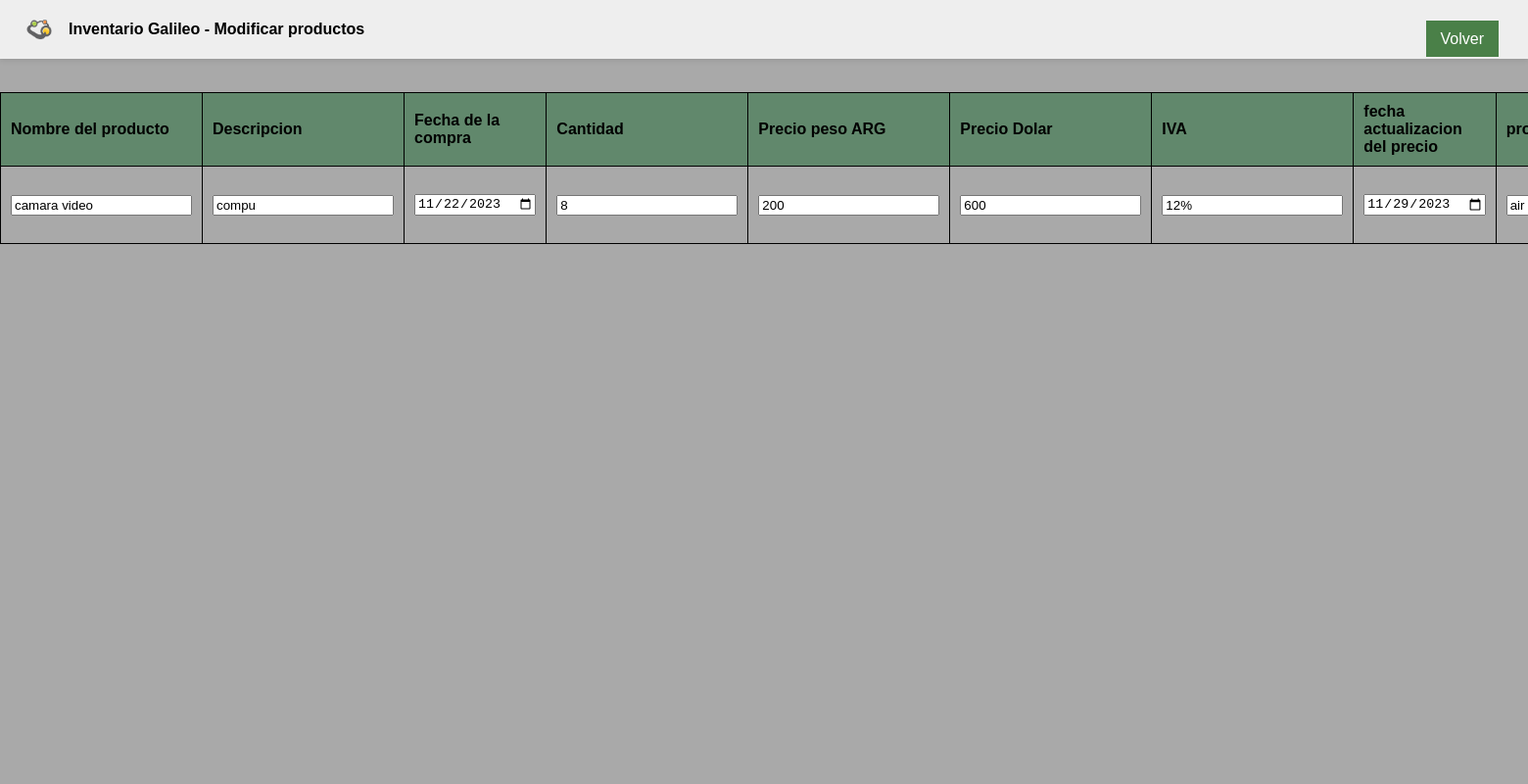
The page /modificar.php?id=55 on the database its author committed.
### tables this page shows
CREATE TABLE `datos` (
  `id` int(11) NOT NULL,
  `nombre_del_producto` varchar(45) NOT NULL,
  `descripcion` varchar(100) NOT NULL,
  `fecha_de_la_compra` date NOT NULL,
  `cantidad` int(100) NOT NULL,
  `precio_peso_ARG` decimal(65,0) NOT NULL,
  `precio_dolar` decimal(65,0) NOT NULL,
  `IVA` varchar(100) NOT NULL,
  `fecha_actualizacion_precio` date NOT NULL,
  `proveedor` varchar(100) NOT NULL
);

### modificar.php (the view, shortened to what this page needs)
<!DOCTYPE html>
<html>
<head>
  <link rel="stylesheet" type="text/css" href="stylesadmin.css">
  <link rel="stylesheet" href="style.css">
</head>
<body>
    <nav>
    <div class="navbar">
        <div class="navbar-left">
        <div class="hospital-icon"></div>
            <div class="hospital-name">Inventario Galileo - Modificar productos</div>
        </div>
    <div class="button-container">
      <a href="paginaprincipal.php" class="button">Volver</a>
    </div>
    </nav>
    <br>
    <br>
    <br>
<center>
  <table id="dataTable">
        <thead>
          <tr>
            <th>Nombre del producto</th>
            <th>Descripcion</th>
            <th>Fecha de la compra</th>
            <th>Cantidad</th>
            <th>Precio peso ARG</th>
            <th>Precio Dolar</th>
            <th>IVA</th>
            <th>fecha actualizacion del precio</th>
            <th>proveedor</th>
          </tr>
        </thead>
        <?php
        $conexion = new mysqli("localhost", "root", "", "galileo");
        $id = $_GET["id"];
        $query = "SELECT * FROM datos WHERE ID = $id ";
        $resultado = $conexion->query($query);
        while($row = $resultado->fetch_assoc()){
          ?>
            <form action="guardar.php" method="POST">
              <tr>
                <td><input type="text" required name="nombre_del_producto" value="<?php echo $row['nombre_del_producto']; ?>" /></td>
                <td><input type="text" required name="descripcion" value="<?php echo $row['descripcion']; ?>" /></td>
                <td><input type="date" required name="fecha_de_la_compra" value="<?php echo $row['fecha_de_la_compra']; ?>" /></td>
                <td><input type="text" required name="cantidad" value="<?php echo $row['cantidad']; ?>" /></td>
                <td><input type="text" required name="precio_peso_ARG" value="<?php echo $row['precio_peso_ARG']; ?>" /></td>
                <td><input type="text" required name="precio_dolar" value="<?php echo $row['precio_dolar']; ?>" /></td>
                <td><input type="text" required name="IVA" value="<?php echo $row['IVA']; ?>" /></td>
                <td><input type="date" required name="fecha_actualizacion_precio" value="<?php echo $row['fecha_actualizacion_precio']; ?>" /></td>
                <td><input type="text" required name="proveedor" value="<?php echo $row['proveedor']; ?>" /></td>
              </tr>
            </form>
          <?php
              }
          ?>
    </table>
</center>
<div class="background-image"></div>
</html>

### stylesadmin.css (style rules this page uses)
body { font-family: Arial, sans-serif; padding: 20px; margin: 0; height: 100%; }
.navbar { display: flex; justify-content: space-between; align-items: center; background-color: rgba(255, 255, 255, 0.8); padding: 10px 0; box-shadow: 0 2px 5px rgba(0, 0, 0, 0.1); position: fixed; top: 0; left: 0; right: 0; z-index: 100; }
.navbar-left { display: flex; align-items: center; }
.hospital-icon { width: 40px; height: 40px; background-image: url('liv-hospital2359-removebg-preview.png'); background-size: cover; margin-right: 10px; }
.hospital-name { font-weight: bold; }
.background-image { background-image: url('gris.jpg'); background-size: cover; background-position: center; width: 100%; height: 100%; position: fixed; top: 0; left: 0; z-index: -1; }
th, td { padding: 10px; text-align: left; border-bottom: 1px solid #ddd; }
.navbar { display: flex; justify-content: space-between; align-items: center; background-color:rgba(255, 255, 255, 0.8); padding: 10px 20px; box-shadow: 0 2px 5px rgba(0, 0, 0, 0.1); }
table { width: 100%; border-collapse: collapse; margin-top: 40px; }
table, th, td { border: 1px solid black; padding: 10px; text-align: left; margin-right: 10px; }
th { background-color: #0a5f2373; }
.button-container { text-align: center; margin-top: 20px; }
.button { position: relative; padding: 10px 15px; margin: 10px; font-size: 16px; cursor: pointer; border: none; background-color:rgba(44, 109, 42, 0.842); color: #ffffff; text-decoration: none; transition: background-color 0.3s, color 0.3s; }

### style.css (style rules this page uses)
body { font-family:Arial, Helvetica, sans-serif ; margin: 0; padding: 0; background: linear-gradient(to bottom, #70b88c, #06355c); }
.navbar { display: flex; justify-content: flex-end; align-items: center; background-color:rgba(255, 255, 255, 0.8); padding: 10px 20px; box-shadow: 0 2px 5px rgba(0, 0, 0, 0.1); }
.navbar-left { display: flex; align-items: center; margin-right: auto; }
.hospital-icon { width: 40px; height: 40px; background-image: url('img/logoG.png'); background-size: cover; margin-right: 10px; }
.hospital-name { font-weight: bold; margin-right: 10px; }

### rows shown on the page
datos: nombre_del_producto "camara video", descripcion "compu", fecha_de_la_compra "11/22/2023", cantidad "8", precio_peso_ARG "200", precio_dolar "600", IVA "12%", fecha_actualizacion_precio "11/29/2023", proveedor "air"
